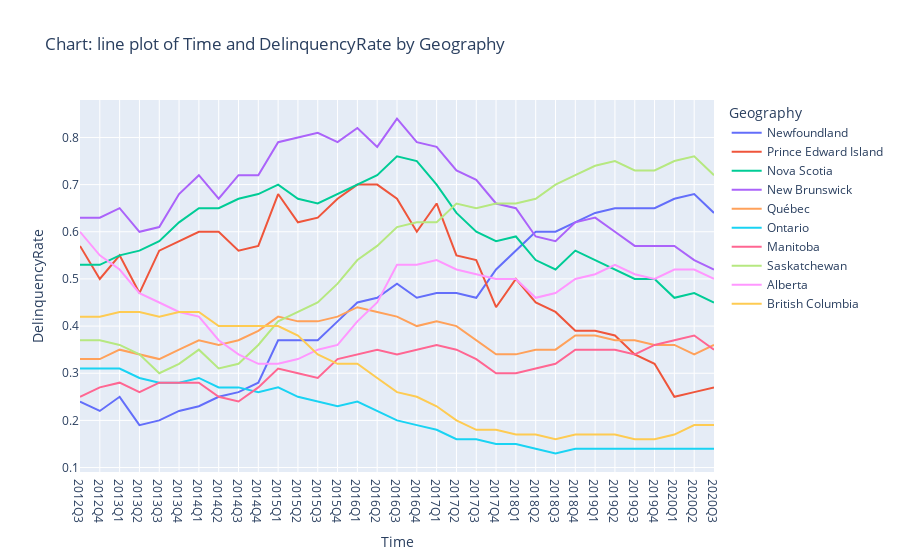

Notebook cell for this chart:
### Markdown cell above
### Advantages to using Plotly
- can isolate one line at a time
- can use the hover feature to see data points

### Code cell
# Second attempt
px.line(data_pop_del_mort_df, 
        x = "Time",
        y="DelinquencyRate",
       color="Geography",
       title = "Chart: line plot of Time and DelinquencyRate by Geography")

### Figure 1 — Plotly figure (JSON) as saved in the notebook; plotly's stock layout.template omitted (floating-point values rounded to 4 significant figures)
{"data": [{"hovertemplate": "Geography=Newfoundland<br>Time=%{x}<br>DelinquencyRate=%{y}<extra></extra>", "legendgroup": "Newfoundland", "line": {"color": "#636efa", "dash": "solid"}, "marker": {"symbol": "circle"}, "mode": "lines", "name": "Newfoundland", "orientation": "v", "showlegend": true, "type": "scatter", "x": ["2012Q3", "2012Q4", "2013Q1", "2013Q2", "2013Q3", "2013Q4", "2014Q1", "2014Q2", "2014Q3", "2014Q4", "2015Q1", "2015Q2", "2015Q3", "2015Q4", "2016Q1", "2016Q2", "2016Q3", "2016Q4", "2017Q1", "2017Q2", "2017Q3", "2017Q4", "2018Q1", "2018Q2", "2018Q3", "2018Q4", "2019Q1", "2019Q2", "2019Q3", "2019Q4", "2020Q1", "2020Q2", "2020Q3"], "xaxis": "x", "y": [0.24, 0.22, 0.25, 0.19, 0.2, 0.22, 0.23, 0.25, 0.26, 0.28, 0.37, 0.37, 0.37, 0.41, 0.45, 0.46, 0.49, 0.46, 0.47, 0.47, 0.46, 0.52, 0.56, 0.6, 0.6, 0.62, 0.64, 0.65, 0.65, 0.65, 0.67, 0.68, 0.64], "yaxis": "y"}, {"hovertemplate": "Geography=Prince Edward Island<br>Time=%{x}<br>DelinquencyRate=%{y}<extra></extra>", "legendgroup": "Prince Edward Island", "line": {"color": "#EF553B", "dash": "solid"}, "marker": {"symbol": "circle"}, "mode": "lines", "name": "Prince Edward Island", "orientation": "v", "showlegend": true, "type": "scatter", "x": ["2012Q3", "2012Q4", "2013Q1", "2013Q2", "2013Q3", "2013Q4", "2014Q1", "2014Q2", "2014Q3", "2014Q4", "2015Q1", "2015Q2", "2015Q3", "2015Q4", "2016Q1", "2016Q2", "2016Q3", "2016Q4", "2017Q1", "2017Q2", "2017Q3", "2017Q4", "2018Q1", "2018Q2", "2018Q3", "2018Q4", "2019Q1", "2019Q2", "2019Q3", "2019Q4", "2020Q1", "2020Q2", "2020Q3"], "xaxis": "x", "y": [0.57, 0.5, 0.55, 0.47, 0.56, 0.58, 0.6, 0.6, 0.56, 0.57, 0.68, 0.62, 0.63, 0.67, 0.7, 0.7, 0.67, 0.6, 0.66, 0.55, 0.54, 0.44, 0.5, 0.45, 0.43, 0.39, 0.39, 0.38, 0.34, 0.32, 0.25, 0.26, 0.27], "yaxis": "y"}, {"hovertemplate": "Geography=Nova Scotia<br>Time=%{x}<br>DelinquencyRate=%{y}<extra></extra>", "legendgroup": "Nova Scotia", "line": {"color": "#00cc96", "dash": "solid"}, "marker": {"symbol": "circle"}, "mode": "lines", "name": "Nova Scotia", "orientation": "v", "showlegend": true, "type": "scatter", "x": ["2012Q3", "2012Q4", "2013Q1", "2013Q2", "2013Q3", "2013Q4", "2014Q1", "2014Q2", "2014Q3", "2014Q4", "2015Q1", "2015Q2", "2015Q3", "2015Q4", "2016Q1", "2016Q2", "2016Q3", "2016Q4", "2017Q1", "2017Q2", "2017Q3", "2017Q4", "2018Q1", "2018Q2", "2018Q3", "2018Q4", "2019Q1", "2019Q2", "2019Q3", "2019Q4", "2020Q1", "2020Q2", "2020Q3"], "xaxis": "x", "y": [0.53, 0.53, 0.55, 0.56, 0.58, 0.62, 0.65, 0.65, 0.67, 0.68, 0.7, 0.67, 0.66, 0.68, 0.7, 0.72, 0.76, 0.75, 0.7, 0.64, 0.6, 0.58, 0.59, 0.54, 0.52, 0.56, 0.54, 0.52, 0.5, 0.5, 0.46, 0.47, 0.45], "yaxis": "y"}, {"hovertemplate": "Geography=New Brunswick<br>Time=%{x}<br>DelinquencyRate=%{y}<extra></extra>", "legendgroup": "New Brunswick", "line": {"color": "#ab63fa", "dash": "solid"}, "marker": {"symbol": "circle"}, "mode": "lines", "name": "New Brunswick", "orientation": "v", "showlegend": true, "type": "scatter", "x": ["2012Q3", "2012Q4", "2013Q1", "2013Q2", "2013Q3", "2013Q4", "2014Q1", "2014Q2", "2014Q3", "2014Q4", "2015Q1", "2015Q2", "2015Q3", "2015Q4", "2016Q1", "2016Q2", "2016Q3", "2016Q4", "2017Q1", "2017Q2", "2017Q3", "2017Q4", "2018Q1", "2018Q2", "2018Q3", "2018Q4", "2019Q1", "2019Q2", "2019Q3", "2019Q4", "2020Q1", "2020Q2", "2020Q3"], "xaxis": "x", "y": [0.63, 0.63, 0.65, 0.6, 0.61, 0.68, 0.72, 0.67, 0.72, 0.72, 0.79, 0.8, 0.81, 0.79, 0.82, 0.78, 0.84, 0.79, 0.78, 0.73, 0.71, 0.66, 0.65, 0.59, 0.58, 0.62, 0.63, 0.6, 0.57, 0.57, 0.57, 0.54, 0.52], "yaxis": "y"}, {"hovertemplate": "Geography=Québec<br>Time=%{x}<br>DelinquencyRate=%{y}<extra></extra>", "legendgroup": "Québec", "line": {"color": "#FFA15A", "dash": "solid"}, "marker": {"symbol": "circle"}, "mode": "lines", "name": "Québec", "orientation": "v", "showlegend": true, "type": "scatter", "x": ["2012Q3", "2012Q4", "2013Q1", "2013Q2", "2013Q3", "2013Q4", "2014Q1", "2014Q2", "2014Q3", "2014Q4", "2015Q1", "2015Q2", "2015Q3", "2015Q4", "2016Q1", "2016Q2", "2016Q3", "2016Q4", "2017Q1", "2017Q2", "2017Q3", "2017Q4", "2018Q1", "2018Q2", "2018Q3", "2018Q4", "2019Q1", "2019Q2", "2019Q3", "2019Q4", "2020Q1", "2020Q2", "2020Q3"], "xaxis": "x", "y": [0.33, 0.33, 0.35, 0.34, 0.33, 0.35, 0.37, 0.36, 0.37, 0.39, 0.42, 0.41, 0.41, 0.42, 0.44, 0.43, 0.42, 0.4, 0.41, 0.4, 0.37, 0.34, 0.34, 0.35, 0.35, 0.38, 0.38, 0.37, 0.37, 0.36, 0.36, 0.34, 0.36], "yaxis": "y"}, {"hovertemplate": "Geography=Ontario<br>Time=%{x}<br>DelinquencyRate=%{y}<extra></extra>", "legendgroup": "Ontario", "line": {"color": "#19d3f3", "dash": "solid"}, "marker": {"symbol": "circle"}, "mode": "lines", "name": "Ontario", "orientation": "v", "showlegend": true, "type": "scatter", "x": ["2012Q3", "2012Q4", "2013Q1", "2013Q2", "2013Q3", "2013Q4", "2014Q1", "2014Q2", "2014Q3", "2014Q4", "2015Q1", "2015Q2", "2015Q3", "2015Q4", "2016Q1", "2016Q2", "2016Q3", "2016Q4", "2017Q1", "2017Q2", "2017Q3", "2017Q4", "2018Q1", "2018Q2", "2018Q3", "2018Q4", "2019Q1", "2019Q2", "2019Q3", "2019Q4", "2020Q1", "2020Q2", "2020Q3"], "xaxis": "x", "y": [0.31, 0.31, 0.31, 0.29, 0.28, 0.28, 0.29, 0.27, 0.27, 0.26, 0.27, 0.25, 0.24, 0.23, 0.24, 0.22, 0.2, 0.19, 0.18, 0.16, 0.16, 0.15, 0.15, 0.14, 0.13, 0.14, 0.14, 0.14, 0.14, 0.14, 0.14, 0.14, 0.14], "yaxis": "y"}, {"hovertemplate": "Geography=Manitoba<br>Time=%{x}<br>DelinquencyRate=%{y}<extra></extra>", "legendgroup": "Manitoba", "line": {"color": "#FF6692", "dash": "solid"}, "marker": {"symbol": "circle"}, "mode": "lines", "name": "Manitoba", "orientation": "v", "showlegend": true, "type": "scatter", "x": ["2012Q3", "2012Q4", "2013Q1", "2013Q2", "2013Q3", "2013Q4", "2014Q1", "2014Q2", "2014Q3", "2014Q4", "2015Q1", "2015Q2", "2015Q3", "2015Q4", "2016Q1", "2016Q2", "2016Q3", "2016Q4", "2017Q1", "2017Q2", "2017Q3", "2017Q4", "2018Q1", "2018Q2", "2018Q3", "2018Q4", "2019Q1", "2019Q2", "2019Q3", "2019Q4", "2020Q1", "2020Q2", "2020Q3"], "xaxis": "x", "y": [0.25, 0.27, 0.28, 0.26, 0.28, 0.28, 0.28, 0.25, 0.24, 0.27, 0.31, 0.3, 0.29, 0.33, 0.34, 0.35, 0.34, 0.35, 0.36, 0.35, 0.33, 0.3, 0.3, 0.31, 0.32, 0.35, 0.35, 0.35, 0.34, 0.36, 0.37, 0.38, 0.35], "yaxis": "y"}, {"hovertemplate": "Geography=Saskatchewan<br>Time=%{x}<br>DelinquencyRate=%{y}<extra></extra>", "legendgroup": "Saskatchewan", "line": {"color": "#B6E880", "dash": "solid"}, "marker": {"symbol": "circle"}, "mode": "lines", "name": "Saskatchewan", "orientation": "v", "showlegend": true, "type": "scatter", "x": ["2012Q3", "2012Q4", "2013Q1", "2013Q2", "2013Q3", "2013Q4", "2014Q1", "2014Q2", "2014Q3", "2014Q4", "2015Q1", "2015Q2", "2015Q3", "2015Q4", "2016Q1", "2016Q2", "2016Q3", "2016Q4", "2017Q1", "2017Q2", "2017Q3", "2017Q4", "2018Q1", "2018Q2", "2018Q3", "2018Q4", "2019Q1", "2019Q2", "2019Q3", "2019Q4", "2020Q1", "2020Q2", "2020Q3"], "xaxis": "x", "y": [0.37, 0.37, 0.36, 0.34, 0.3, 0.32, 0.35, 0.31, 0.32, 0.36, 0.41, 0.43, 0.45, 0.49, 0.54, 0.57, 0.61, 0.62, 0.62, 0.66, 0.65, 0.66, 0.66, 0.67, 0.7, 0.72, 0.74, 0.75, 0.73, 0.73, 0.75, 0.76, 0.72], "yaxis": "y"}, {"hovertemplate": "Geography=Alberta<br>Time=%{x}<br>DelinquencyRate=%{y}<extra></extra>", "legendgroup": "Alberta", "line": {"color": "#FF97FF", "dash": "solid"}, "marker": {"symbol": "circle"}, "mode": "lines", "name": "Alberta", "orientation": "v", "showlegend": true, "type": "scatter", "x": ["2012Q3", "2012Q4", "2013Q1", "2013Q2", "2013Q3", "2013Q4", "2014Q1", "2014Q2", "2014Q3", "2014Q4", "2015Q1", "2015Q2", "2015Q3", "2015Q4", "2016Q1", "2016Q2", "2016Q3", "2016Q4", "2017Q1", "2017Q2", "2017Q3", "2017Q4", "2018Q1", "2018Q2", "2018Q3", "2018Q4", "2019Q1", "2019Q2", "2019Q3", "2019Q4", "2020Q1", "2020Q2", "2020Q3"], "xaxis": "x", "y": [0.6, 0.55, 0.52, 0.47, 0.45, 0.43, 0.42, 0.37, 0.34, 0.32, 0.32, 0.33, 0.35, 0.36, 0.41, 0.45, 0.53, 0.53, 0.54, 0.52, 0.51, 0.5, 0.5, 0.46, 0.47, 0.5, 0.51, 0.53, 0.51, 0.5, 0.52, 0.52, 0.5], "yaxis": "y"}, {"hovertemplate": "Geography=British Columbia<br>Time=%{x}<br>DelinquencyRate=%{y}<extra></extra>", "legendgroup": "British Columbia", "line": {"color": "#FECB52", "dash": "solid"}, "marker": {"symbol": "circle"}, "mode": "lines", "name": "British Columbia", "orientation": "v", "showlegend": true, "type": "scatter", "x": ["2012Q3", "2012Q4", "2013Q1", "2013Q2", "2013Q3", "2013Q4", "2014Q1", "2014Q2", "2014Q3", "2014Q4", "2015Q1", "2015Q2", "2015Q3", "2015Q4", "2016Q1", "2016Q2", "2016Q3", "2016Q4", "2017Q1", "2017Q2", "2017Q3", "2017Q4", "2018Q1", "2018Q2", "2018Q3", "2018Q4", "2019Q1", "2019Q2", "2019Q3", "2019Q4", "2020Q1", "2020Q2", "2020Q3"], "xaxis": "x", "y": [0.42, 0.42, 0.43, 0.43, 0.42, 0.43, 0.43, 0.4, 0.4, 0.4, 0.4, 0.38, 0.34, 0.32, 0.32, 0.29, 0.26, 0.25, 0.23, 0.2, 0.18, 0.18, 0.17, 0.17, 0.16, 0.17, 0.17, 0.17, 0.16, 0.16, 0.17, 0.19, 0.19], "yaxis": "y"}], "layout": {"legend": {"title": {"text": "Geography"}, "tracegroupgap": 0}, "title": {"text": "Chart: line plot of Time and DelinquencyRate by Geography"}, "xaxis": {"anchor": "y", "domain": [0, 1], "title": {"text": "Time"}}, "yaxis": {"anchor": "x", "domain": [0, 1], "title": {"text": "DelinquencyRate"}}}}
